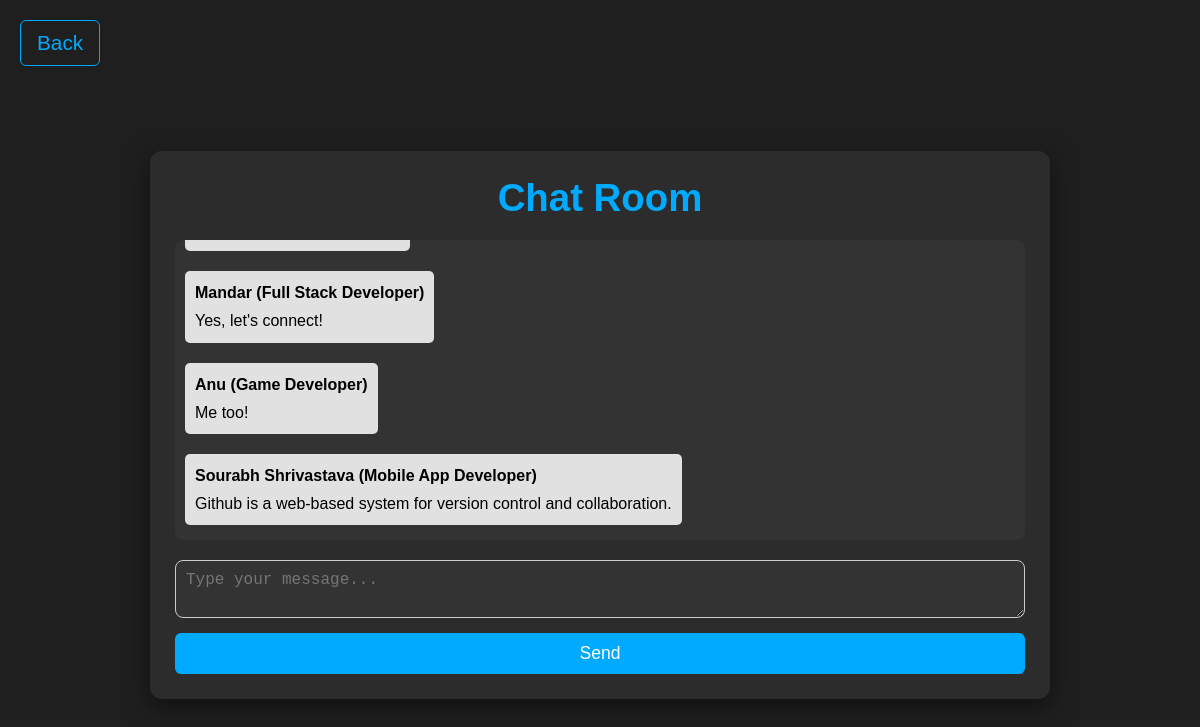
Page /chatroom on the committed database.
### app.py (models this page shows, shortened)
class Chats(db.Model):
    id = db.Column(db.Integer, primary_key = True, autoincrement=True)
    name = db.Column(db.String, nullable = False)
    email = db.Column(db.String, nullable = False)
    message = db.Column(db.String, nullable = False)
    course = db.Column(db.String, nullable = False)

### app.py (the view)
@app.route('/chatroom', methods=['GET', 'POST'])
def chatroom():
    if request.method == "POST":
        user = User.query.filter(User.email == session['user_email']).first()
        new_message = Chats(
            email=session['user_email'],
            name=user.name,
            course=user.path,
            message=request.form['message']
        )
        try:
            db.session.add(new_message)
            user.score += 10
            db.session.commit()
            return redirect('/chatroom')
        except:
            "Failed to update"
    else:
        messages = Chats.query.order_by(Chats.id).all()
        return render_template('chatroom.html', messages=messages)

### templates/chatroom.html (shortened to what this page needs)
{% extends "base.html" %}
{% block head %}
<link rel="stylesheet" href="{{ url_for('static', filename='style_chatroom.css') }}">
{% endblock %}
{% block body %}
<a href="/" class="back-button">Back</a>
<div class="chatroom-container">
    <div class="chat-header">
        <h1>Chat Room</h1>
    </div>
    <div class="messages-container">
        {% for message in messages %}
        <div class="message {% if message.email == session['user_email'] %}user-message{% else %}other-message{% endif %}">
            <div class="message-header">
                <strong>{{ message.name }}</strong> ({{ message.course }})
            </div>
            <div class="message-content">
                {{ message.message }}
            </div>
        </div>
        {% endfor %}
    </div>
    <form method="POST" action="/chatroom" class="message-form" id="message-form">
        <textarea name="message" placeholder="Type your message..." id="message-input" required></textarea>
        <button type="submit" id="send-button">Send</button>
    </form>
</div>
{% endblock %}

### templates/base.html (shortened to what this page needs)
<!DOCTYPE html>
<html lang="en">
<head>
    {% block head %}{% endblock %}
</head>
<body>
    {% block body %}{% endblock %}
</body>
</html>

### static/style_chatroom.css (style rules this page uses)
* { margin: 0; padding: 0; box-sizing: border-box; }
body { font-family: 'Arial', sans-serif; background-color: #1f1f1f; color: #f1f1f1; display: flex; flex-direction: column; justify-content: center; align-items: center; min-height: 100vh; padding-top: 20px; }
.back-button { position: absolute; top: 20px; left: 20px; color: #00aaff; font-size: 1.3rem; text-decoration: none; padding: 10px 16px; border: 1px solid #00aaff; border-radius: 6px; background-color: transparent; transition: background-color 0.3s, color 0.3s, transform 0.2s; z-index: 10; }
.chatroom-container { width: 90%; max-width: 900px; background-color: #2c2c2c; border-radius: 12px; box-shadow: 0 8px 25px rgba(0, 0, 0, 0.5); padding: 25px; margin-top: 80px; margin-bottom: 50px; display: flex; flex-direction: column; height: 75%; }
.chat-header h1 { color: #00aaff; font-size: 2.4rem; font-weight: 700; margin-bottom: 20px; text-align: center; }
.messages-container { flex-grow: 1; overflow-y: auto; padding: 10px; margin-bottom: 20px; background-color: #333; border-radius: 8px; max-height: 300px; }
.message { margin-bottom: 15px; padding: 10px; border-radius: 8px; font-size: 1rem; line-height: 1.5; }
.other-message { background-color: #444; color: rgb(0, 0, 0); align-self: flex-start; }
.message-header { font-weight: bold; margin-bottom: 5px; }
.message-content { font-size: 1rem; line-height: 1.4; }
.message-form { display: flex; flex-direction: column; }
#message-input { width: 100%; padding: 10px; border-radius: 8px; border: 1px solid #ccc; background-color: #333; color: white; font-size: 1rem; margin-bottom: 15px; }
#send-button { padding: 10px 20px; background-color: #00aaff; color: white; border: none; border-radius: 6px; font-size: 1.1rem; cursor: pointer; transition: background-color 0.3s, transform 0.2s; width: 100%; }
.messages-container { display: flex; flex-direction: column; gap: 10px; padding: 10px; overflow-y: auto; }
.message { max-width: 70%; padding: 10px; border-radius: 5px; background-color: #f1f1f1; margin: 5px 0; word-wrap: break-word; }
.other-message { align-self: flex-start; background-color: #e1e1e1; }

### rows in the picture
Chats: name "Mandar", course "Full Stack Developer", message "Yes, let's connect!"
Chats: name "Anu", course "Game Developer", message "Me too!"
Chats: name "Sourabh Shrivastava", course "Mobile App Developer", message "Github is a web-based system for version control and collaboration."
